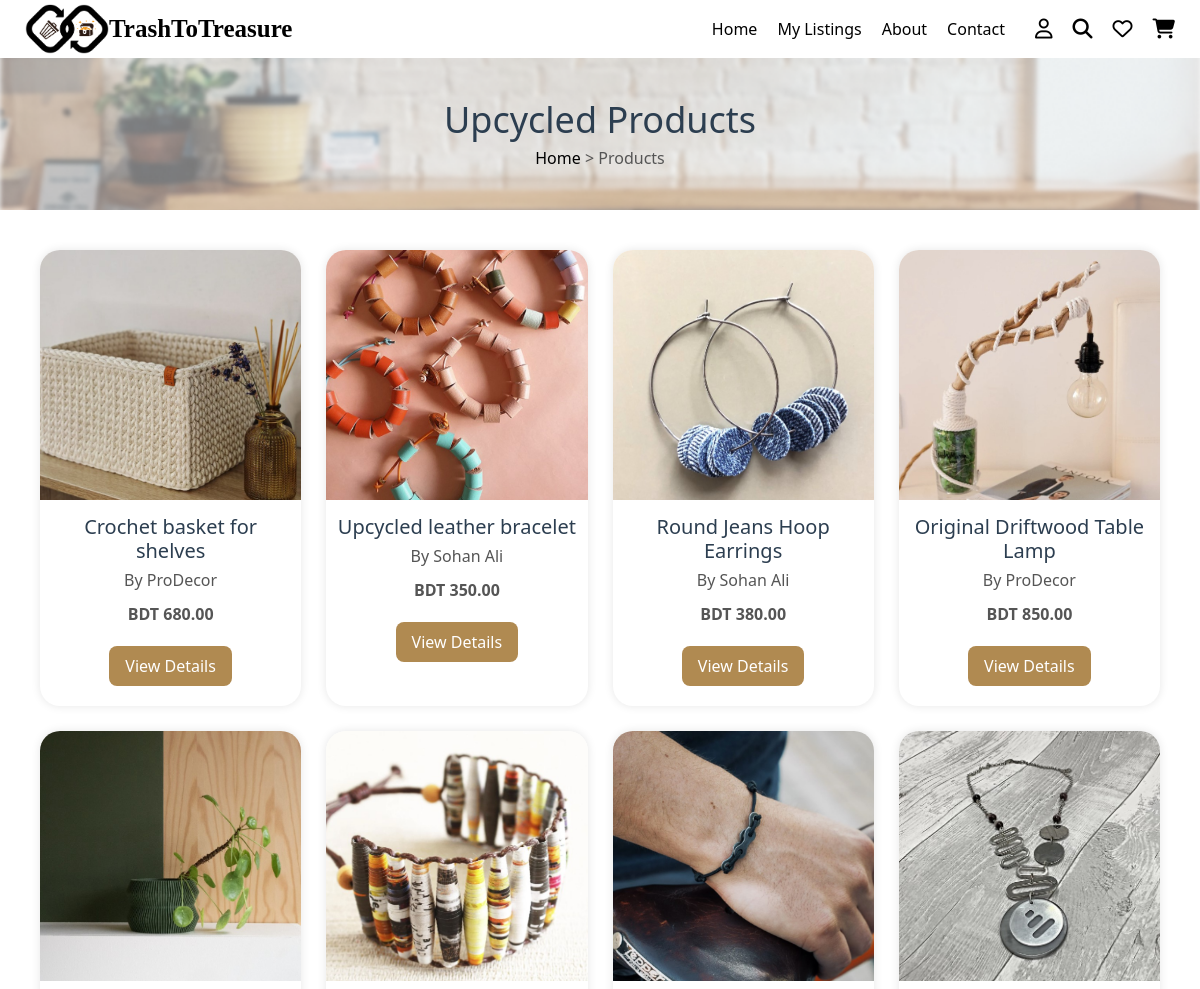
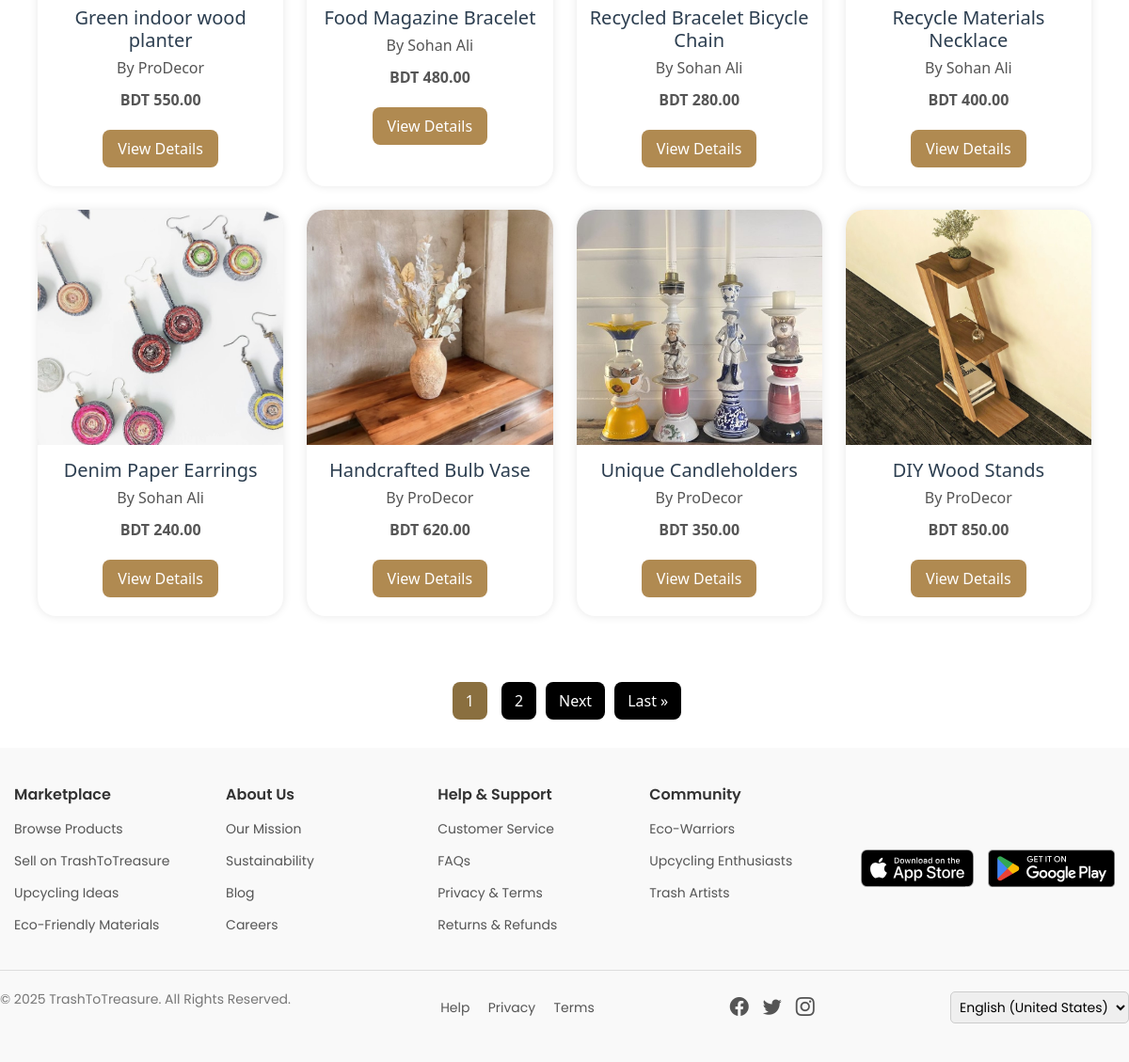
Before: /upcycled_products/ (signed in) with the older database file (2 pictures, top to bottom).
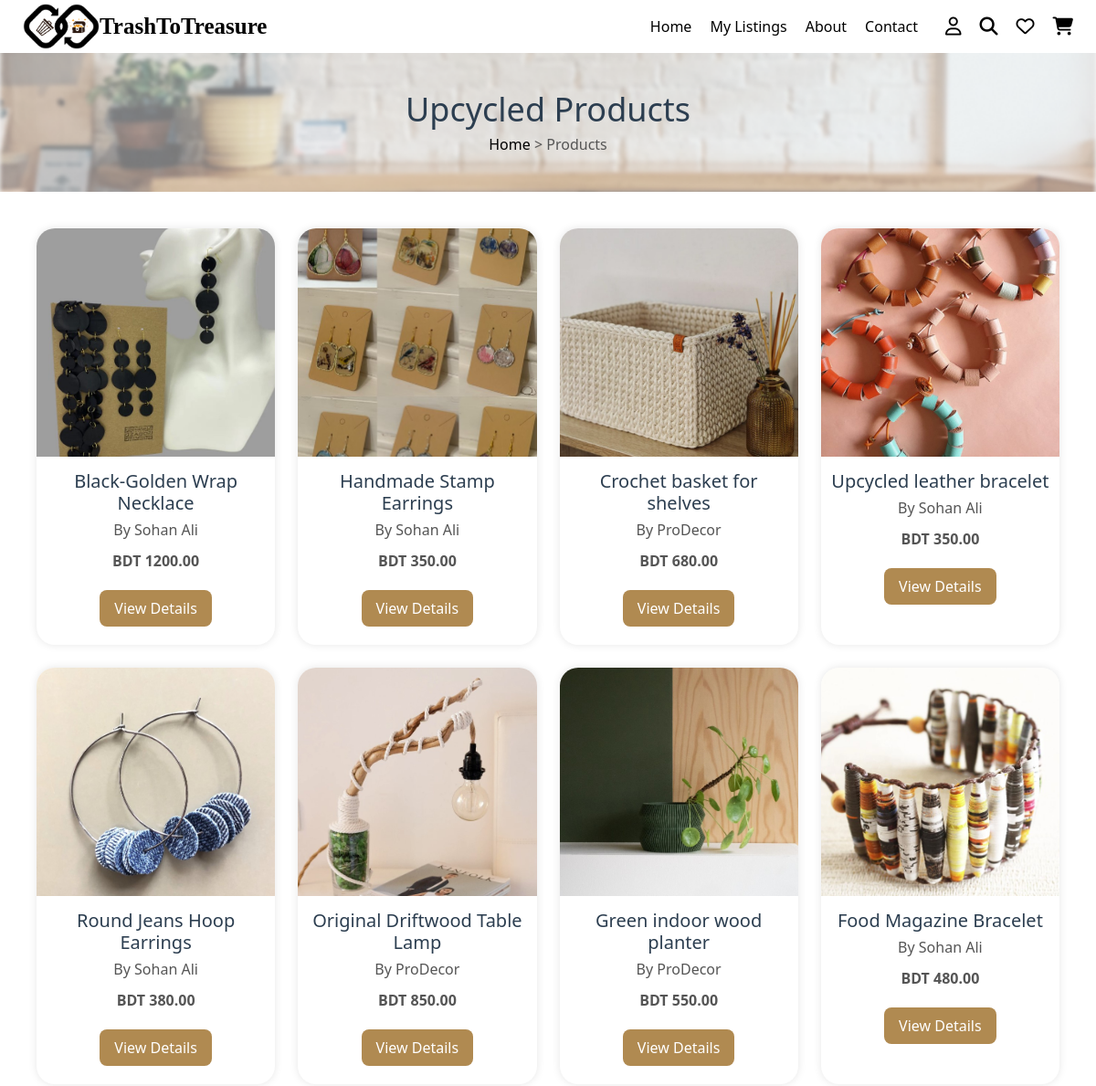
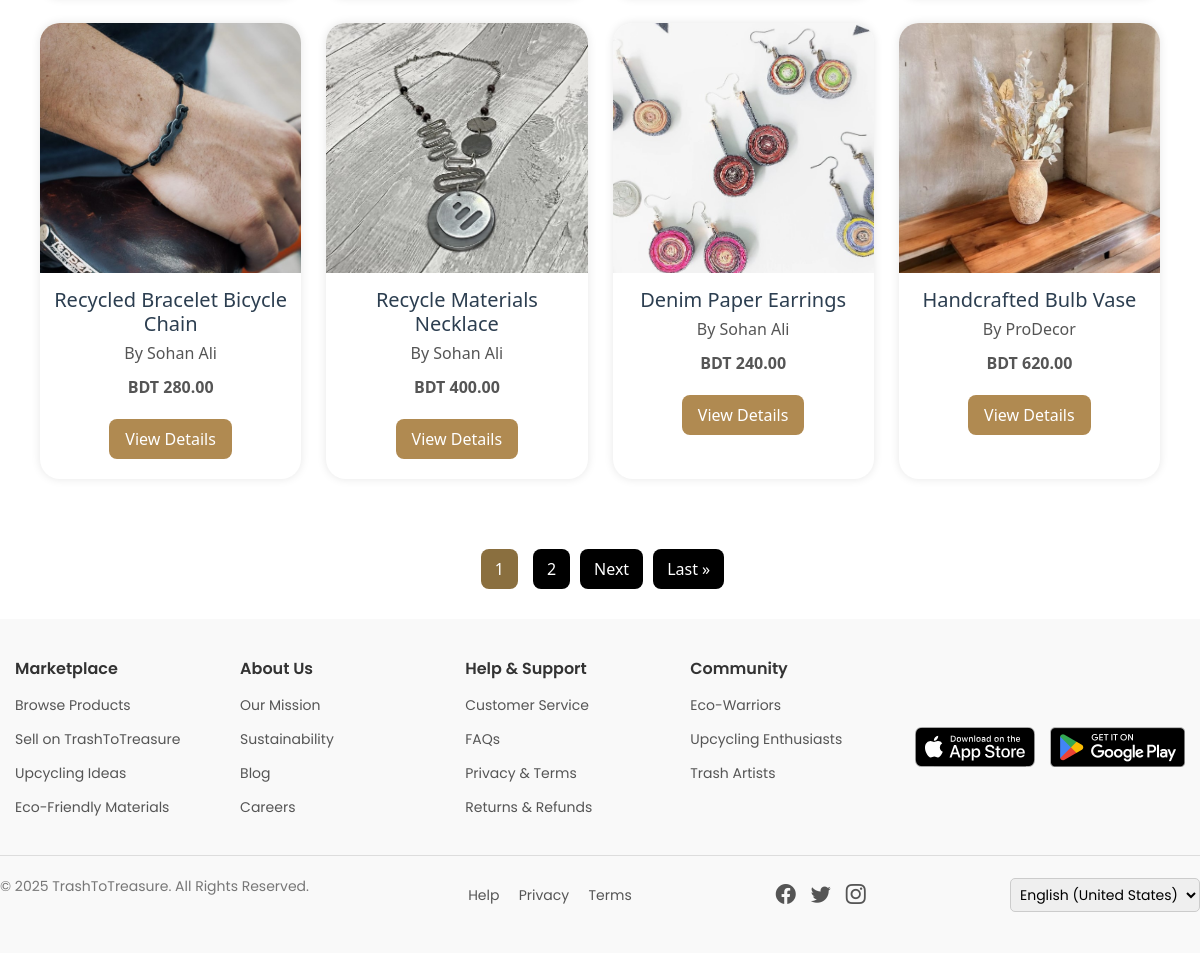
After: the same page with the newer database file (2 pictures, top to bottom).
### marketplace/models.py (models this page shows, shortened)
class UpcycledProduct(models.Model):
    product_name = models.CharField(max_length=255, default="")
    category = models.CharField(max_length=100, default="")
    description = models.TextField()
    price = models.DecimalField(max_digits=10, decimal_places=2)
    product_status = models.CharField(max_length=20, choices=PRODUCT_STATUS_CHOICES, default='active')
    artisan = models.ForeignKey(User, on_delete=models.CASCADE, related_name='upcycled_products', null=True, blank=True)
    approval_status = models.BooleanField(default=False)
    stock_availability = models.IntegerField()
    product_images = models.ImageField(upload_to='upcycled_products/', blank=True, null=True)
    location = models.CharField(max_length=255, default="")
    rating = models.DecimalField(max_digits=3, decimal_places=2, default=0.0)
    tags = models.CharField(max_length=255, blank=True, null=True)
    listing_date = models.DateTimeField(auto_now_add=True)
    last_updated = models.DateTimeField(auto_now=True, null=True, blank=True)
    sold_count = models.IntegerField(default=0)
    delivery_status = models.CharField(max_length=20, choices=DELIVERY_STATUS_CHOICES, default='ready')
    slug = models.SlugField(max_length=255, unique=True, blank=True)

### users/models.py (models this page shows, shortened)
class CustomUser(AbstractUser):
    name = models.CharField(max_length=100)
    email = models.EmailField(unique=True)
    phone = models.CharField(max_length=15)
    role = models.CharField(max_length=10, choices=ROLE_CHOICES)
    account_status = models.CharField(max_length=10, choices=ACCOUNT_STATUS_CHOICES, default='active')
    objects = CustomUserManager()  # ✅ Use your custom manager
    REQUIRED_FIELDS = ['email']
    USERNAME_FIELD = 'username'

### marketplace/views.py (the view)
# urls.py: path('upcycled_products/', views.upcycled_products, name='upcycled_products'),
@login_required
def upcycled_products(request):
    products = UpcycledProduct.objects.all().order_by('-id')
    paginator = Paginator(products, 12)  # 12 products per page
    page_number = request.GET.get('page')
    page_obj = paginator.get_page(page_number)
    return render(request, 'upcycled_products.html', {'page_obj': page_obj})

### marketplace/templates/upcycled_products.html (shortened to what this page needs)
{% load static %}
{% include "header.html" %}
<!DOCTYPE html>
<html lang="en">
<head>
    <link rel="stylesheet" href="{% static 'css/buyer_profile.css' %}">
</head>
<body>
<section class="product-banner">
    <h2>Upcycled Products</h2>
    <p><a href="/">Home</a> > Products</p>
</section>
<div class="products-grid">
    {% for product in page_obj %}
        <div class="product-card">
            <img src="{{ product.product_images.url }}" alt="{{ product.product_name }}">
            <h3>{{ product.product_name }}</h3>
            <p>By {{ product.artisan.name }}</p>
            <p><strong>BDT {{ product.price }}</strong></p>
            <a href="{% url 'upcycled_product_details' product.slug %}">View Details</a>
        </div>
    {% endfor %}
</div>
<div class="pagination-wrapper">
    <div class="pagination">
        {% for num in page_obj.paginator.page_range %}
            {% if page_obj.number == num %}
                <strong style="margin: 0 5px;">{{ num }}</strong>
            {% elif num >= page_obj.number|add:'-2' and num <= page_obj.number|add:'2' %}
                <a href="?page={{ num }}">{{ num }}</a>
            {% endif %}
        {% endfor %}
        {% if page_obj.has_next %}
            <a href="?page={{ page_obj.next_page_number }}">Next</a>
            <a href="?page={{ page_obj.paginator.num_pages }}">Last &raquo;</a>
        {% endif %}
    </div>
</div>
</body>
</html>
{% include "footer.html" %}

Changed rows visible on the page:
no longer on this page (row unchanged): UpcycledProduct: product_images (picture), product_name "Unique Candleholders", artisan.name "ProDecor", price "350.00"
no longer on this page (row unchanged): UpcycledProduct: product_images (picture), product_name "DIY Wood Stands", artisan.name "ProDecor", price "850.00"
added UpcycledProduct: product_images (picture), product_name "Black-Golden Wrap Necklace", artisan.name "Sohan Ali", price "1200.00"
added UpcycledProduct: product_images (picture), product_name "Handmade Stamp Earrings", artisan.name "Sohan Ali", price "350.00"
